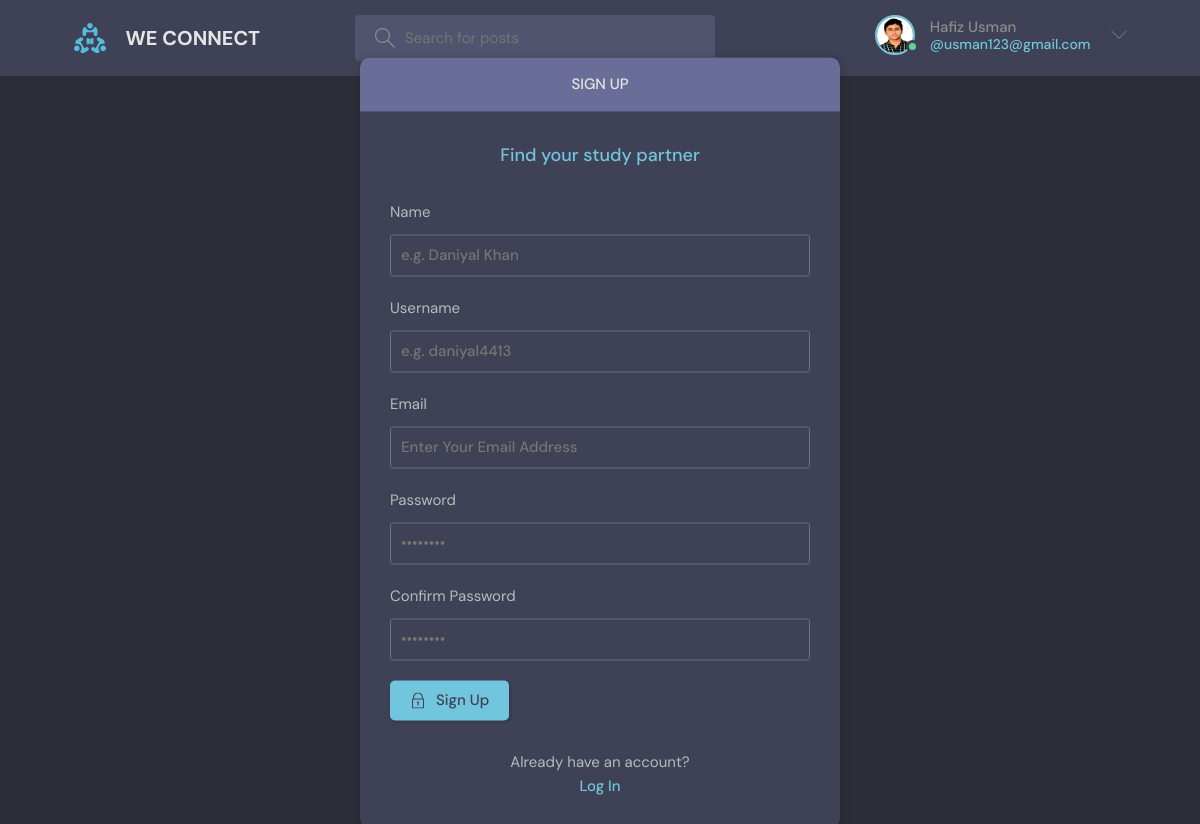
The page /register/ (signed in) on the database its author committed.
### chat/models.py (models this page shows)
class User(AbstractUser):
    name = models.CharField(max_length=200,null=True)
    email = models.EmailField(unique=True,null=True)
    bio = models.TextField(null=True)
    avatar = models.ImageField(null=True,default='avatar.svg')
    USERNAME_FIELD = 'email'
    REQUIRED_FIELDS = []

### chat/views.py (the view, shortened to what this page needs)
# urls.py: path('register/', views.registerpage, name='registration'),
def registerpage(request):
    page = 'registration'
    form = myusercreationform()
    ctx = {'form':form,'page':page}
    return render(request,template_name='chat/login.html',context=ctx)

### chat/forms.py
class myusercreationform(UserCreationForm):
    class Meta:
        model= User
        fields = ['name','username','email','password1','password2']

### chat/templates/chat/login.html (shortened to what this page needs)
{% extends 'base.html' %}
{% block content %}
{% if page %}
    <main class="auth layout">
      <div class="container">
        <div class="layout__box">
          <div class="layout__boxHeader">
            <div class="layout__boxTitle">
              <h3>Sign up</h3>
            </div>
          </div>
          <div class="layout__body">
            <h2 class="auth__tagline">Find your study partner</h2>
            <form method="post" class="form" action="">
                <div class="form__group form__group">
                <label for="name">Name</label>
                <input id="name" name="name" type="text" placeholder="e.g. Daniyal Khan" />
              </div>
              <div class="form__group form__group">
                <label for="username">Username</label>
                <input id="username" name="username" type="text" placeholder="e.g. daniyal4413" />
              </div>
                               <div class="form__group form__group">
                <label for="email">Email</label>
                <input id="email" name="email" type="email" placeholder="Enter Your Email Address" />
              </div>
              <div class="form__group">
                <label for="password">Password</label>
                <input
                  id="password"
                  name="password1"
                  type="password"
                  placeholder="&bull;&bull;&bull;&bull;&bull;&bull;&bull;&bull;"
                />
              </div>
              <div class="form__group">
                <label for="confirm_password">Confirm Password</label>
                <input
                  id="confirm_password"
                  name="password2"
                  type="password"
                  placeholder="&bull;&bull;&bull;&bull;&bull;&bull;&bull;&bull;"
                />
              </div>
              <button class="btn btn--main" type="submit">
                Sign Up
              </button>
            </form>
            <div class="auth__action">
              <p>Already have an account?</p>
              <a href="{% url 'login' %}" class="btn btn--link">Log In</a>
            </div>
          </div>
        </div>
      </div>
    </main>
{% endif %}
{% endblock %}

### templates/base.html (shortened to what this page needs)
{% load static %}
<link rel="stylesheet" type="text/css" href="{% static 'styles/style.css' %}" >
<!DOCTYPE html>
<html lang="en">
  <head>
    {% load static %}
    <link rel="stylesheet" href="{%  static 'styles/style.css' %}" />
  </head>
  <body>
    <header class="header header--loggedIn">
      <div class="container">
        <a href="{% url 'home' %}" class="header__logo">
          <img src={% static 'images/logo.svg' %}/>
          <h1> WE CONNECT</h1>
        </a>
        <form method="GET" class="header__search" action="{% url 'home' %}">
          <label>
            <input name="q" placeholder="Search for posts"  />
          </label>
        </form>
        <nav class="header__menu">
            {% if not request.user.is_authenticated %}
          <a href="{% url 'login' %}">
            <img src="{% static 'images/avatar.svg' %}" />
            <p>LogIn</p>
          </a>
           {% else %}
         <div class="header__user">
            <a href="{% url 'user-profile' request.user.id %}">
              <div class="avatar avatar--medium active">
                <img src="{{ request.user.avatar.url}}" />
              </div>
              <p>{{ request.user.name }} <span>@{{ request.user }}</span></p>
            </a>
            <button class="dropdown-button">
              <svg version="1.1" xmlns="http://www.w3.org/2000/svg" width="32" height="32" viewBox="0 0 32 32">
                <title>chevron-down</title>
                <path d="M16 21l-13-13h-3l16 16 16-16h-3l-13 13z"></path>
              </svg>
            </button>
          </div>
            {% endif %}
        </nav>
      </div>
    </header>
  {% block content %}
  {% endblock %}
</body>
</html>

### rows shown on the page
User: user.avatar (picture), user.name "Hafiz Usman", user "usman123@gmail.com"
